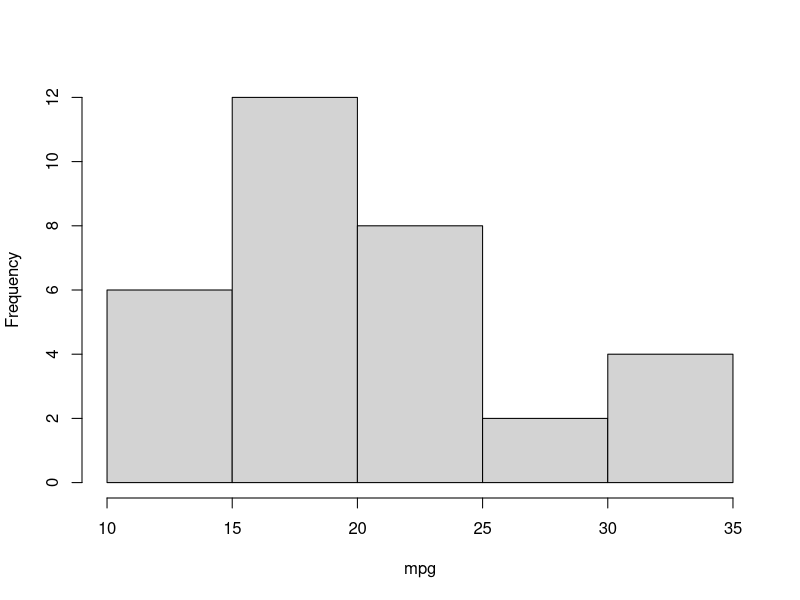
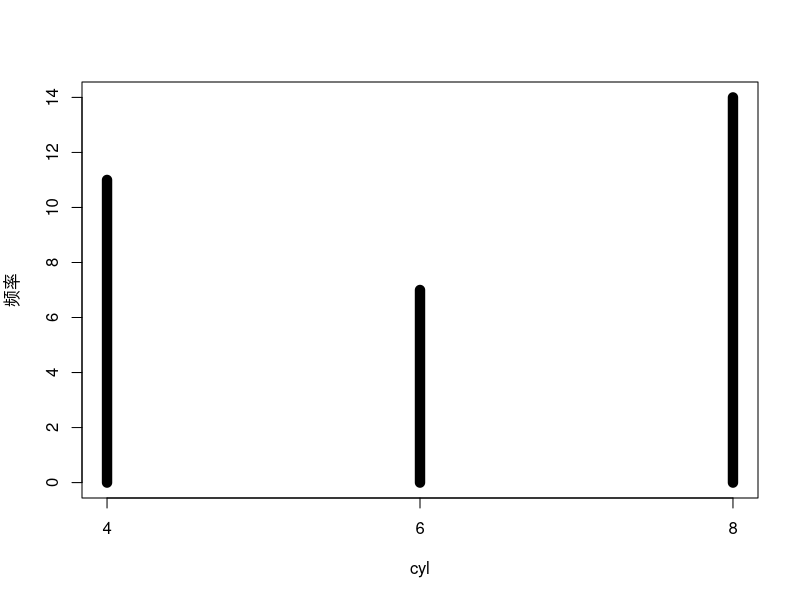
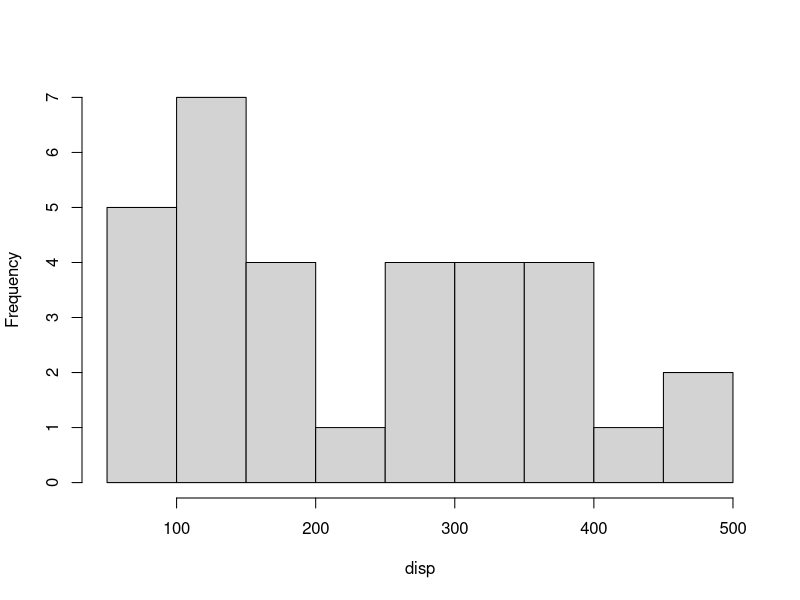
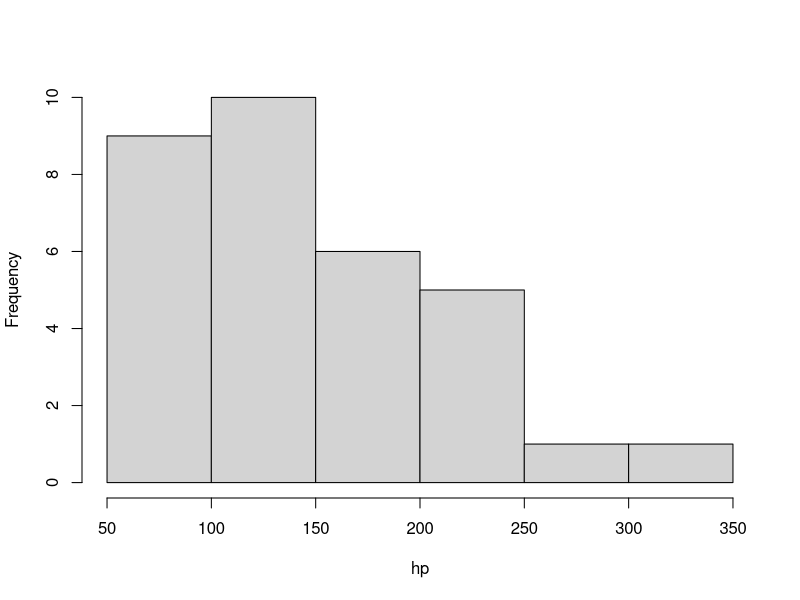
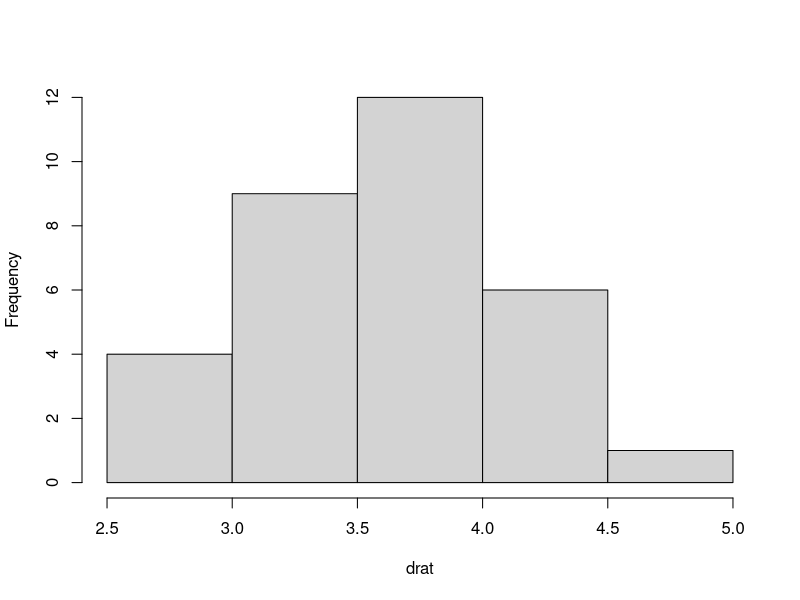
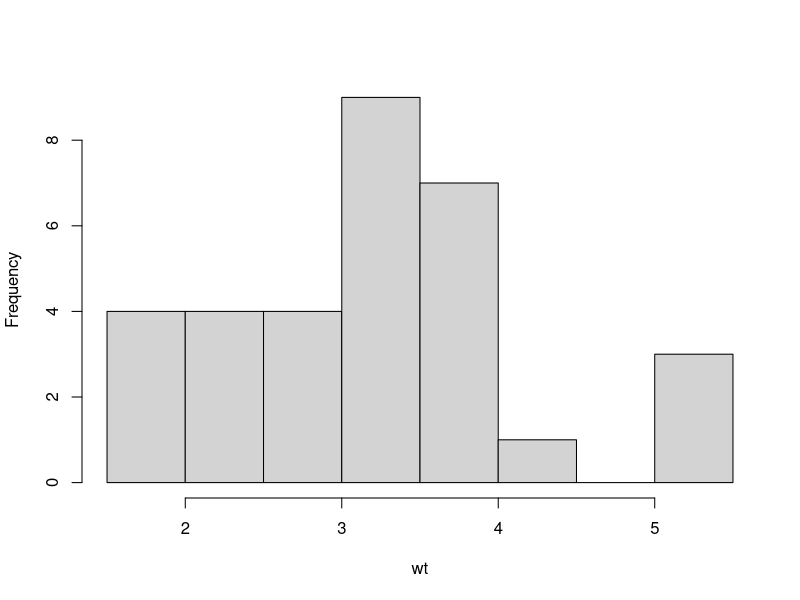
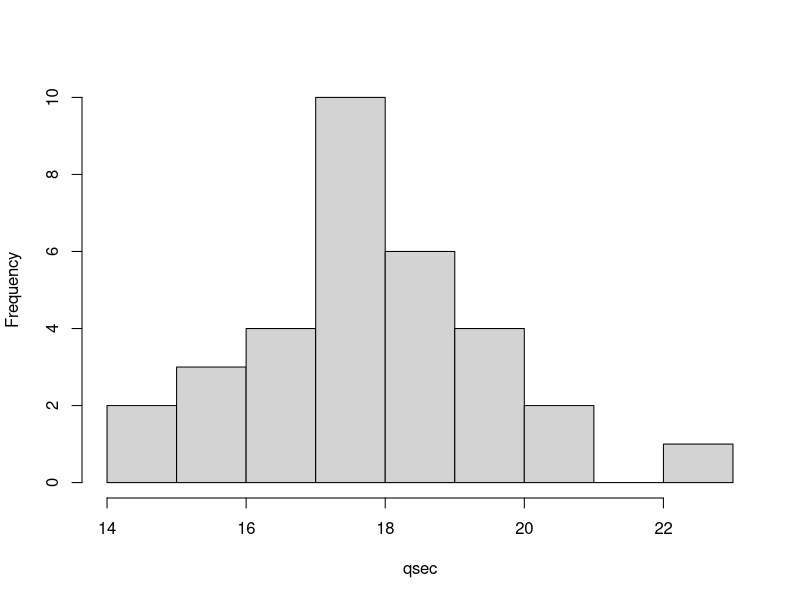
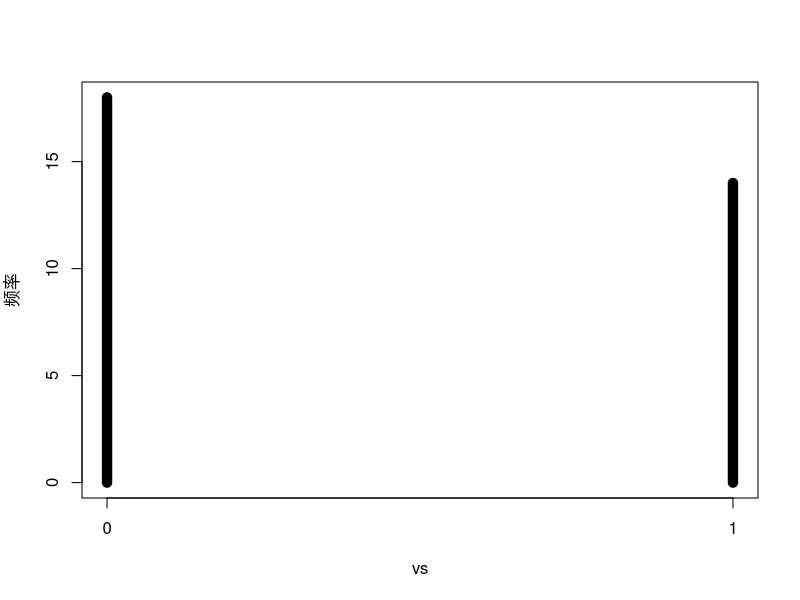

The R source for these figures, in order:
## ---- chunk 1
for (i in names(mtcars)) {
  cat("\n\n# 变量 `", i, "` 的概要\n\n")
  x <- mtcars[, i]
  if (length(unique(x)) <= 6) {
    cat("`", i, "` 是一个分类变量。\n\n")
    plot(table(x), xlab = i, ylab = "频率", lwd = 10)
  } else {
    cat("连续变量 `", i, "` 的直方图。\n\n")
    hist(x, xlab = i, main = "")
  }
}
